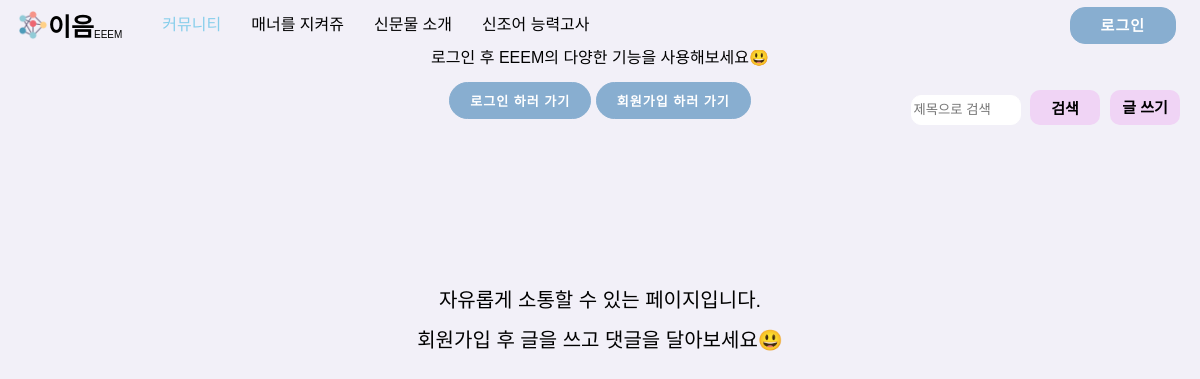
Before: /community/ with the older database file.
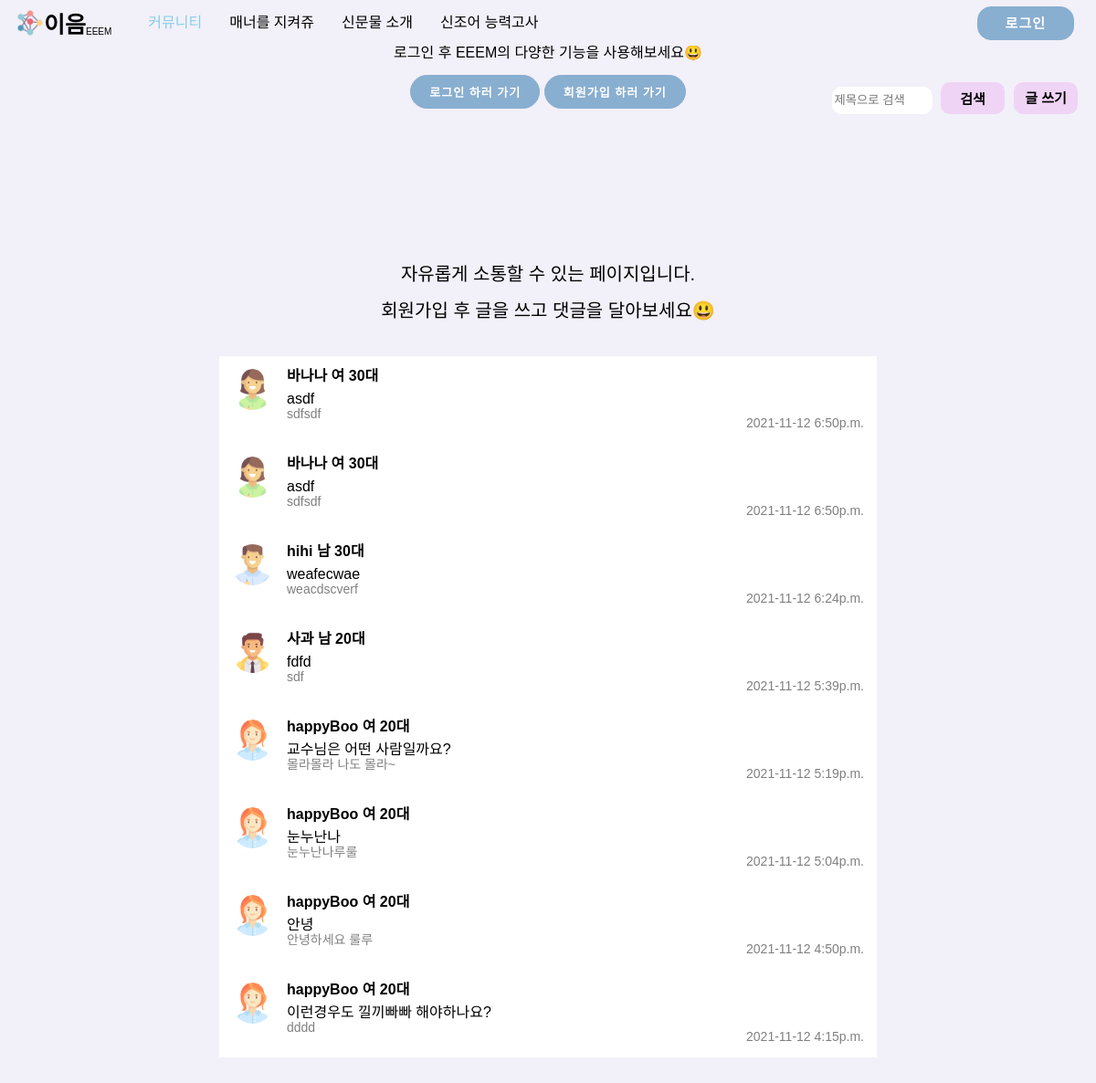
After: the same page with the newer database file.
### main/models.py (models this page shows)
class communityText(models.Model):
    date = models.DateTimeField()
    text = models.CharField(max_length=500)
    like = models.IntegerField()
    dis_like = models.IntegerField()
    user = models.ForeignKey(settings.AUTH_USER_MODEL,
                             on_delete=models.CASCADE, default='')
    title = models.CharField(max_length=30, default='')
    selected=models.BooleanField(default=False,null=True)
    def __str__(self):
        if len(self.text) > 100:
            return self.text[:100]+"..."
        else:
            return self.text

### account/models.py (models this page shows)
class CustomUser(AbstractUser):
    SEX_CHOICES = (("", "성별을 선택하세요"), ("남", "남"), ("여", "여"))
    AGE_CHOICES = (
        ("", "나이대를 선택하세요"),
        ("5", "10대 이하"),
        ("10", "10대"),
        ("20", "20대"),
        ("30", "30대"),
        ("40", "40대"),
        ("50", "50대 이상"),
    )
    sex = models.CharField(
        max_length=3, choices=SEX_CHOICES, help_text="성별을 선택하세요", null=False
    )
    age = models.CharField(
        max_length=10, choices=AGE_CHOICES, help_text="나이대를 선택하세요", null=False
    )
    nickname = models.CharField(max_length=10,default="")
    profile=models.ImageField(null=True,blank=True)
    coin=models.IntegerField(default=0)

### main/views.py (the view)
# urls.py: path('community/', views.community, name="community"),
def community(request):
    community_alltext = communityText.objects.all()
    community_alltext = communityText.objects.order_by('-date')
    return render(request, "community.html", {"communities": community_alltext})

### main/context_processors.py (called while the page is built)
def getNotification(request):
    allnotification=notification.objects.filter(user=request.user.id)
    return{
        "notifications":allnotification
    }

### main/templates/community.html (shortened to what this page needs)
{% extends 'base.html' %}{% load static %} {% block content %}
<head>
  <link rel="stylesheet" href='{% static "css/community.css" %}'>
  <link href="//maxcdn.bootstrapcdn.com/font-awesome/4.3.0/css/font-awesome.min.css" rel="stylesheet" type="text/css"></link>
</head>
<body>
  <form method="get" class="search" action="{% url 'communitysearch' %}">
    <input type="search" class="search__box" placeholder="제목으로 검색" name="kw">
    <button type="submit" class="find__btn">검색</button>
  </form>
  <div class="row d-flex justify-content-center mt-100 mb-100">
    <div class="col-lg-6">
        <div class="card">
          <span class="info">자유롭게 소통할 수 있는 페이지입니다.<br><br>회원가입 후 글을 쓰고 댓글을 달아보세요😃</span>
            <div class="comment-widgets">
              {% for community in communities.all %}
              <a href="{%url 'communityDetail' community.id %}">
                <div class="d-flex flex-row comment-row m-t-0">
                  <div class="userimg">
                    <img src="{{community.user.profile.url}}" style="border-radius: 70%" alt="user" width="45px" class="rounded-circle">
                  </div>
                  <div class="comment-text w-100">
                      <h6 class="font-medium" style="margin-bottom: 9px;">{{community.user.nickname}}
                      <span class="sex">{{community.user.sex}}</span>
                      {{community.user.age}}대
                      </h6>
                      <span class="m-b-10 d-block">{{community.title}}</span><br>
                      <span style="color:gray; font-size: 14px;">{{community}}</span>
                      <div class="comment-footer"> <span class="text-muted float-right" style="color:gray;font-size:14px;">{{community.date|date:'Y-m-d fa' }}</span></div>
                  </div>
                </div>
              </a>
              {% endfor %}
            </div>
        </div>
        {% if user.is_authenticated %}
        <a class="writeText" href='{% url 'toaddCommunitypage' %}'>글 쓰기</a>
        {% else %}
        <a class="writeText" href="#loginmodal" rel="modal:open">글 쓰기</a>
        {% endif %}
  </div>
</body>
{% endblock %}

Changed rows visible on the page:
added communityText: user.profile (picture), user.nickname "바나나", user.sex "여", user.age "30", title "asdf", text "sdfsdf", date "2021-11-12 6:50p.m."
added communityText: user.profile (picture), user.nickname "바나나", user.sex "여", user.age "30", title "asdf", text "sdfsdf", date "2021-11-12 6:50p.m."
added communityText: user.profile (picture), user.nickname "hihi", user.sex "남", user.age "30", title "weafecwae", text "weacdscverf", date "2021-11-12 6:24p.m."
added communityText: user.profile (picture), user.nickname "사과", user.sex "남", user.age "20", title "fdfd", text "sdf", date "2021-11-12 5:39p.m."
added communityText: user.profile (picture), user.nickname "happyBoo", user.sex "여", user.age "20", title "교수님은 어떤 사람일까요?", text "몰라몰라 나도 몰라~", date "2021-11-12 5:19p.m."
added communityText: user.profile (picture), user.nickname "happyBoo", user.sex "여", user.age "20", title "눈누난나", text "눈누난나루룰", date "2021-11-12 5:04p.m."
added communityText: user.profile (picture), user.nickname "happyBoo", user.sex "여", user.age "20", title "안녕", text "안녕하세요 룰루", date "2021-11-12 4:50p.m."
added communityText: user.profile (picture), user.nickname "happyBoo", user.sex "여", user.age "20", title "이런경우도 낄끼빠빠 해야하나요?", text "dddd", date "2021-11-12 4:15p.m."
